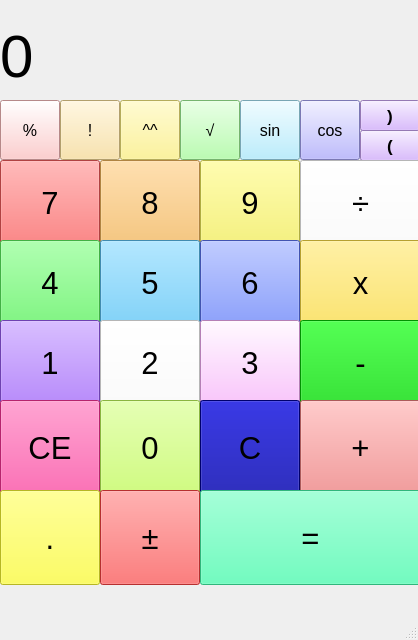
<?xml version="1.0" encoding="UTF-8"?>
<ui version="4.0">
 <class>Colorculator</class>
 <widget class="QMainWindow" name="Colorculator">
  <property name="enabled">
   <bool>true</bool>
  </property>
  <property name="geometry">
   <rect>
    <x>0</x>
    <y>0</y>
    <width>418</width>
    <height>640</height>
   </rect>
  </property>
  <property name="windowTitle">
   <string>Colorculator</string>
  </property>
  <widget class="QWidget" name="centralwidget">
   <widget class="QPushButton" name="btn_procent">
    <property name="geometry">
     <rect>
      <x>0</x>
      <y>100</y>
      <width>60</width>
      <height>60</height>
     </rect>
    </property>
    <property name="font">
     <font>
      <pointsize>12</pointsize>
     </font>
    </property>
    <property name="styleSheet">
     <string notr="true">background: #FFC0C0</string>
    </property>
    <property name="text">
     <string>%</string>
    </property>
   </widget>
   <widget class="QPushButton" name="btn_factorial">
    <property name="geometry">
     <rect>
      <x>60</x>
      <y>100</y>
      <width>60</width>
      <height>60</height>
     </rect>
    </property>
    <property name="font">
     <font>
      <pointsize>12</pointsize>
     </font>
    </property>
    <property name="styleSheet">
     <string notr="true">background: #F9DF99</string>
    </property>
    <property name="text">
     <string>!</string>
    </property>
   </widget>
   <widget class="QPushButton" name="btn_stepen">
    <property name="geometry">
     <rect>
      <x>120</x>
      <y>100</y>
      <width>60</width>
      <height>60</height>
     </rect>
    </property>
    <property name="font">
     <font>
      <pointsize>12</pointsize>
     </font>
    </property>
    <property name="styleSheet">
     <string notr="true">background: #FDF181</string>
    </property>
    <property name="text">
     <string>^^</string>
    </property>
   </widget>
   <widget class="QPushButton" name="btn_coren">
    <property name="geometry">
     <rect>
      <x>180</x>
      <y>100</y>
      <width>60</width>
      <height>60</height>
     </rect>
    </property>
    <property name="font">
     <font>
      <pointsize>12</pointsize>
     </font>
    </property>
    <property name="styleSheet">
     <string notr="true">background: #A5FC9B</string>
    </property>
    <property name="text">
     <string>√</string>
    </property>
   </widget>
   <widget class="QPushButton" name="btn_sin">
    <property name="geometry">
     <rect>
      <x>240</x>
      <y>100</y>
      <width>60</width>
      <height>60</height>
     </rect>
    </property>
    <property name="font">
     <font>
      <pointsize>12</pointsize>
     </font>
    </property>
    <property name="styleSheet">
     <string notr="true">background: #A9E8FC</string>
    </property>
    <property name="text">
     <string>sin</string>
    </property>
   </widget>
   <widget class="QPushButton" name="btn_cos">
    <property name="geometry">
     <rect>
      <x>300</x>
      <y>100</y>
      <width>60</width>
      <height>60</height>
     </rect>
    </property>
    <property name="font">
     <font>
      <pointsize>12</pointsize>
     </font>
    </property>
    <property name="styleSheet">
     <string notr="true">background: #ACA9FC</string>
    </property>
    <property name="text">
     <string>cos</string>
    </property>
   </widget>
   <widget class="QPushButton" name="btn_open">
    <property name="geometry">
     <rect>
      <x>360</x>
      <y>130</y>
      <width>60</width>
      <height>31</height>
     </rect>
    </property>
    <property name="font">
     <font>
      <pointsize>13</pointsize>
      <weight>75</weight>
      <bold>true</bold>
     </font>
    </property>
    <property name="styleSheet">
     <string notr="true">background: #D0A9FC</string>
    </property>
    <property name="text">
     <string>(</string>
    </property>
   </widget>
   <widget class="QLabel" name="second_input">
    <property name="geometry">
     <rect>
      <x>0</x>
      <y>-1</y>
      <width>491</width>
      <height>31</height>
     </rect>
    </property>
    <property name="font">
     <font>
      <pointsize>12</pointsize>
     </font>
    </property>
    <property name="text">
     <string/>
    </property>
   </widget>
   <widget class="QLabel" name="main_input">
    <property name="geometry">
     <rect>
      <x>0</x>
      <y>20</y>
      <width>491</width>
      <height>71</height>
     </rect>
    </property>
    <property name="font">
     <font>
      <pointsize>45</pointsize>
     </font>
    </property>
    <property name="text">
     <string>0</string>
    </property>
   </widget>
   <widget class="QPushButton" name="num_7">
    <property name="geometry">
     <rect>
      <x>0</x>
      <y>160</y>
      <width>100</width>
      <height>85</height>
     </rect>
    </property>
    <property name="font">
     <font>
      <pointsize>23</pointsize>
     </font>
    </property>
    <property name="styleSheet">
     <string notr="true">background: #F75C5C</string>
    </property>
    <property name="text">
     <string>7</string>
    </property>
   </widget>
   <widget class="QPushButton" name="num_8">
    <property name="geometry">
     <rect>
      <x>100</x>
      <y>160</y>
      <width>100</width>
      <height>85</height>
     </rect>
    </property>
    <property name="font">
     <font>
      <pointsize>23</pointsize>
     </font>
    </property>
    <property name="styleSheet">
     <string notr="true">background: #F7B95C</string>
    </property>
    <property name="text">
     <string>8</string>
    </property>
   </widget>
   <widget class="QPushButton" name="num_9">
    <property name="geometry">
     <rect>
      <x>200</x>
      <y>160</y>
      <width>100</width>
      <height>85</height>
     </rect>
    </property>
    <property name="font">
     <font>
      <pointsize>23</pointsize>
     </font>
    </property>
    <property name="styleSheet">
     <string notr="true">background: #F7F25C</string>
    </property>
    <property name="text">
     <string>9</string>
    </property>
   </widget>
   <widget class="QPushButton" name="btn_divide">
    <property name="geometry">
     <rect>
      <x>300</x>
      <y>160</y>
      <width>121</width>
      <height>85</height>
     </rect>
    </property>
    <property name="font">
     <font>
      <pointsize>23</pointsize>
     </font>
    </property>
    <property name="styleSheet">
     <string notr="true">background: white</string>
    </property>
    <property name="text">
     <string>÷</string>
    </property>
   </widget>
   <widget class="QPushButton" name="num_4">
    <property name="geometry">
     <rect>
      <x>0</x>
      <y>240</y>
      <width>100</width>
      <height>85</height>
     </rect>
    </property>
    <property name="font">
     <font>
      <pointsize>23</pointsize>
     </font>
    </property>
    <property name="styleSheet">
     <string notr="true">background: #5CF761</string>
    </property>
    <property name="text">
     <string>4</string>
    </property>
   </widget>
   <widget class="QPushButton" name="num_5">
    <property name="geometry">
     <rect>
      <x>100</x>
      <y>240</y>
      <width>100</width>
      <height>85</height>
     </rect>
    </property>
    <property name="font">
     <font>
      <pointsize>23</pointsize>
     </font>
    </property>
    <property name="styleSheet">
     <string notr="true">background: #5CC4F7</string>
    </property>
    <property name="text">
     <string>5</string>
    </property>
   </widget>
   <widget class="QPushButton" name="num_6">
    <property name="geometry">
     <rect>
      <x>200</x>
      <y>240</y>
      <width>100</width>
      <height>85</height>
     </rect>
    </property>
    <property name="font">
     <font>
      <pointsize>23</pointsize>
     </font>
    </property>
    <property name="styleSheet">
     <string notr="true">background: #5C76F7</string>
    </property>
    <property name="text">
     <string>6</string>
    </property>
   </widget>
   <widget class="QPushButton" name="btn_multipy">
    <property name="geometry">
     <rect>
      <x>300</x>
      <y>240</y>
      <width>121</width>
      <height>85</height>
     </rect>
    </property>
    <property name="font">
     <font>
      <pointsize>23</pointsize>
     </font>
    </property>
    <property name="styleSheet">
     <string notr="true">background: #FFE043</string>
    </property>
    <property name="text">
     <string>x</string>
    </property>
   </widget>
   <widget class="QPushButton" name="num_1">
    <property name="geometry">
     <rect>
      <x>0</x>
      <y>320</y>
      <width>100</width>
      <height>85</height>
     </rect>
    </property>
    <property name="font">
     <font>
      <pointsize>23</pointsize>
     </font>
    </property>
    <property name="styleSheet">
     <string notr="true">background: #9A5CF7</string>
    </property>
    <property name="text">
     <string>1</string>
    </property>
   </widget>
   <widget class="QPushButton" name="num_2">
    <property name="geometry">
     <rect>
      <x>100</x>
      <y>320</y>
      <width>100</width>
      <height>85</height>
     </rect>
    </property>
    <property name="font">
     <font>
      <pointsize>23</pointsize>
     </font>
    </property>
    <property name="styleSheet">
     <string notr="true">background: white</string>
    </property>
    <property name="text">
     <string>2</string>
    </property>
   </widget>
   <widget class="QPushButton" name="num_3">
    <property name="geometry">
     <rect>
      <x>200</x>
      <y>320</y>
      <width>100</width>
      <height>85</height>
     </rect>
    </property>
    <property name="font">
     <font>
      <pointsize>23</pointsize>
     </font>
    </property>
    <property name="styleSheet">
     <string notr="true">background: #FDB3FF</string>
    </property>
    <property name="text">
     <string>3</string>
    </property>
   </widget>
   <widget class="QPushButton" name="btn_minus">
    <property name="geometry">
     <rect>
      <x>300</x>
      <y>320</y>
      <width>121</width>
      <height>85</height>
     </rect>
    </property>
    <property name="font">
     <font>
      <pointsize>23</pointsize>
     </font>
    </property>
    <property name="styleSheet">
     <string notr="true">background: #00CC00</string>
    </property>
    <property name="text">
     <string>-</string>
    </property>
   </widget>
   <widget class="QPushButton" name="btn_ce">
    <property name="geometry">
     <rect>
      <x>0</x>
      <y>400</y>
      <width>100</width>
      <height>95</height>
     </rect>
    </property>
    <property name="font">
     <font>
      <pointsize>23</pointsize>
     </font>
    </property>
    <property name="styleSheet">
     <string notr="true">background: #FF3399</string>
    </property>
    <property name="text">
     <string>CE</string>
    </property>
   </widget>
   <widget class="QPushButton" name="num_0">
    <property name="geometry">
     <rect>
      <x>100</x>
      <y>400</y>
      <width>100</width>
      <height>95</height>
     </rect>
    </property>
    <property name="font">
     <font>
      <pointsize>23</pointsize>
     </font>
    </property>
    <property name="styleSheet">
     <string notr="true">background: #C1FD59</string>
    </property>
    <property name="text">
     <string>0</string>
    </property>
   </widget>
   <widget class="QPushButton" name="btn_c">
    <property name="geometry">
     <rect>
      <x>200</x>
      <y>400</y>
      <width>100</width>
      <height>95</height>
     </rect>
    </property>
    <property name="font">
     <font>
      <pointsize>23</pointsize>
     </font>
    </property>
    <property name="styleSheet">
     <string notr="true">background: #000099</string>
    </property>
    <property name="text">
     <string>C</string>
    </property>
   </widget>
   <widget class="QPushButton" name="btn_plus">
    <property name="geometry">
     <rect>
      <x>300</x>
      <y>400</y>
      <width>121</width>
      <height>95</height>
     </rect>
    </property>
    <property name="font">
     <font>
      <pointsize>23</pointsize>
     </font>
    </property>
    <property name="styleSheet">
     <string notr="true">background: #F08080</string>
    </property>
    <property name="text">
     <string>+</string>
    </property>
   </widget>
   <widget class="QPushButton" name="btn_point">
    <property name="geometry">
     <rect>
      <x>0</x>
      <y>490</y>
      <width>100</width>
      <height>95</height>
     </rect>
    </property>
    <property name="font">
     <font>
      <pointsize>23</pointsize>
     </font>
    </property>
    <property name="styleSheet">
     <string notr="true">background: #FFFF33</string>
    </property>
    <property name="text">
     <string>.</string>
    </property>
   </widget>
   <widget class="QPushButton" name="btn_plus_minus">
    <property name="geometry">
     <rect>
      <x>100</x>
      <y>490</y>
      <width>100</width>
      <height>95</height>
     </rect>
    </property>
    <property name="font">
     <font>
      <pointsize>23</pointsize>
     </font>
    </property>
    <property name="styleSheet">
     <string notr="true">background: #FF4343</string>
    </property>
    <property name="text">
     <string>±</string>
    </property>
   </widget>
   <widget class="QPushButton" name="btn_equally">
    <property name="geometry">
     <rect>
      <x>200</x>
      <y>490</y>
      <width>221</width>
      <height>95</height>
     </rect>
    </property>
    <property name="font">
     <font>
      <pointsize>23</pointsize>
     </font>
    </property>
    <property name="styleSheet">
     <string notr="true">background: #43FFAE</string>
    </property>
    <property name="text">
     <string>=</string>
    </property>
   </widget>
   <widget class="QPushButton" name="btn_close">
    <property name="geometry">
     <rect>
      <x>360</x>
      <y>100</y>
      <width>60</width>
      <height>31</height>
     </rect>
    </property>
    <property name="font">
     <font>
      <pointsize>13</pointsize>
      <weight>75</weight>
      <bold>true</bold>
     </font>
    </property>
    <property name="styleSheet">
     <string notr="true">background: #D0A9FC</string>
    </property>
    <property name="text">
     <string>)</string>
    </property>
   </widget>
  </widget>
  <widget class="QMenuBar" name="menubar">
   <property name="geometry">
    <rect>
     <x>0</x>
     <y>0</y>
     <width>418</width>
     <height>26</height>
    </rect>
   </property>
  </widget>
  <widget class="QStatusBar" name="statusbar"/>
 </widget>
 <resources/>
 <connections/>
</ui>
